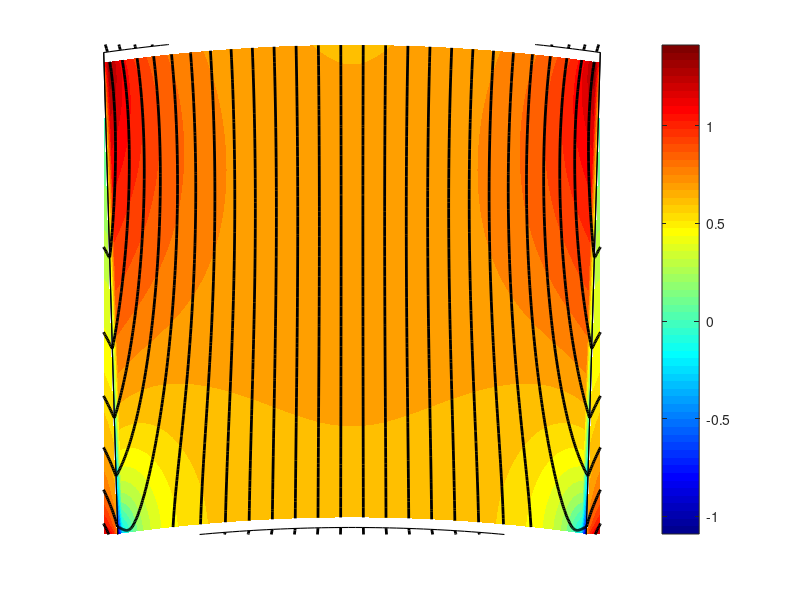

This chart was generated by the following MATLAB code: (Note: this script raises an error after producing the figure.)
%% ANALYTICAL FIELD SOLUTION FROM PM (SCRIPT)

% Matteo Leandro
% matteo.leandro@ntnu.no
% VERSION: 12Feb2020

% This code finds the field solution in the airgap region, magnets region
% and iron region of a slotless machine (inrunner or outrunner) and plots
% the field map in all the regions
%% Machine parameters
clearvars
clc
close all

mu_0 = 4*pi*1e-7; % air permeability


% % main geometry

% ex-opt-1
% l_a = 0.2673; % active lenght [m]
% R_s = 0.1447; % stator radius [m]
% R_wi = R_s; % winding radius [m]
% R_w = R_s-0.0096; % winding radius [m]
% R_m = R_w-0.0015; % magnets array outer radius [m]
% R_r = R_m-0.0163; % outer rotor radius (inner magnets radius) [m]
% R_se = 1.01*R_s; % outer stator radius [m]
% R_i = R_r; % Iron boundary radius facing the magnets
% R_ie = R_i-sign(R_w-R_m)*0.1*R_i;
% g = R_w-R_m; % air-gap thickness [m]
% R_1 = R_m +g/2; % mid-air-gap radius [m]
% R_2 = R_s/2+R_se/2; % mid-stator radius
% p = 19;
% alpha_p = 0.5321; % mid-magnet to pole ratio [-]

% ex-opt-1
l_a = 0.2033; % active lenght [m]
R_s = 0.15; % stator radius [m]
R_wi = R_s; % winding radius [m]
R_w = R_s-0.0078; % winding radius [m]
R_m = R_w-0.0015; % magnets array outer radius [m]
R_r = R_m-0.0081; % outer rotor radius (inner magnets radius) [m]
R_se = 1.01*R_s; % outer stator radius [m]
R_i = R_r; % Iron boundary radius facing the magnets
R_ie = R_i-sign(R_w-R_m)*0.1*R_i;
g = R_w-R_m; % air-gap thickness [m]
R_1 = R_m +g/2; % mid-air-gap radius [m]
R_2 = R_s/2+R_se/2; % mid-stator radius
p = 17;
alpha_p = 0.6938; % mid-magnet to pole ratio [-]

% machine/magnets configuration parameters
Halbach = 0; % set 0 for even segments and 1 for odd segmens arrays 
Halbach_1 = 2; % set number of segments per pole

if mod(Halbach_1,2)~=0 && Halbach==0
    commandwindow
    error([' -)You have set an odd number of segments per pole', ...
          ' but \n selected an even-segment Halbach array.  ', ... 
          ' \n  change either of the following values:', ...
          ' \n Halbach or Halbach_1'])
elseif mod(Halbach_1,2)==0 && Halbach==1
    commandwindow
    error([' -)"You have set an even number of segments per pole \n',...
           ' but selected an odd-segment Halbach array.  \n',...
           ' change either of the following values:\n',...
           ' Halbach or Halbach_1"']);
end

B_r = 1.3756; % remanent flux density [T] (mid-magnet)
B_rs = 1.3756; % remanent flux density [T] (side-magnets)
% B_r = 1.3675; % remanent flux density [T] (mid-magnet)
% B_rs = 1.3271; % remanent flux density [T] (side-magnets)
mu_r = 1.04; % PM recoil permeability [-]
mu_rc = 7.969; % PM coercive permeability (from knee-point to Hc)
H_c = 760*1e3; % PM hysteresis curve coercivity [A/m]
H_int = (B_r-mu_0*mu_rc*H_c)/(mu_0*(mu_rc-mu_r));
B_int = mu_0*mu_rc*(H_int+H_c);
% B_knee = B_r - abs(mu_0*mu_r*H_c);
B_knee = B_int;
% alpha_p = 0.526; % mid-magnet to pole ratio [-]
% if Halbach_1 == 2 
% alpha_p1 = alpha_p; % side-magnets + mid-magnet to pole ratio [-]
% elseif Halbach_1 == 3
%     alpha_p1 = 1; 
% elseif Halbach_1 == 2 && alpha_p ==0
%     alpha_p1 =1;
% else
%     alpha_p1 = 0.8;
% end

if Halbach_1 == 2 && alpha_p ==0
    alpha_p1 =1;
elseif  Halbach_1 == 2 
    alpha_p1 = alpha_p; % side-magnets + mid-magnet to pole ratio [-]
elseif Halbach_1 == 3
    alpha_p1 = 1; 
else
    alpha_p1 = 0.7;
end
    

theta_m_side = 0; % orientation angle side-magnet [deg]
theta_m_end = 0; % orientation angle end-side-magnet [deg]
theta_m_side = theta_m_side*pi/180;
theta_m_end = theta_m_end*pi/180;
delta_m = (alpha_p+alpha_p1)*pi/(4*p); % mid-point angle of the side-magnet
delta_m1 = (alpha_p1+1)*pi/(4*p); % mid-point angle of the end-side-magnet


% B_r = 1.35; % remanent flux density [T] (mid-magnet)
% B_rs = B_r; % remanent flux density [T] (side-magnets)
% mu_r = 1.0; % PM recoil permeability [-]
% alpha_p = 0.5; % mid-magnet to pole ratio [-]
% alpha_p1 = 2-alpha_p; % side-magnets + mid-magnet to pole ratio [-]  
% p =3; % pole pairs

% % outrunner example
% R_r = (198/2)*1e-3; % outer rotor radius (inner magnets radius) [m]
% R_m = (187/2)*1e-3; % magnets array outer radius [m]
% R_w = (185/2)*1e-3; % winding radius [m]
% R_wi = (182/2)*1e-3; % winding radius [m]
% R_s = (180/2)*1e-3; % stator radius [m]
% R_se = (177/2)*1e-3; % outer stator radius [m]
% R_i = Inf;
% g = abs(R_w-R_m); % air-gap thickness [m]
% R_1 = R_m -g/2; % mid-air-gap radius [m]
% R_2 = R_s/2+R_se/2; % mid-stator radius
% % machine/magnets configuration parameters
% Halbach = 0; % set 0 for even segments and 1 for odd segmens arrays 
% Halbach_1 = 2; % set number of segments per pole
% 
% if mod(Halbach_1,2)~=0 && Halbach==0
%     commandwindow
%     error(['\n -)"You have set an odd number of segments per pole '...
%            '\n but selected an even-segment Halbach array.  '...
%            '\n change either of the following values:'...
%            '\n Halbach or Halbach_1"'])
% elseif mod(Halbach_1,2)==0 && Halbach==1
%     commandwindow
%     error(['\n -)"You have set an even number of segments per pole '...
%            '\n but selected an odd-segment Halbach array.  '...
%            '\n change either of the following values:'...
%            '\n Halbach or Halbach_1"'])
% end
% B_r = 1.4; % remanent flux density [T] (mid-magnet)
% B_rs = B_r; % remanent flux density [T] (side-magnets)
% mu_r = 1.0; % PM recoil permeability [-]
% alpha_p = 0; % mid-magnet to pole ratio [-]
% if Halbach_1 == 2
% alpha_p1 = alpha_p; % side-magnets + mid-magnet to pole ratio [-]
% elseif Halbach_1 == 3
%     alpha_p1 = 1; 
% elseif Halbach_1 == 2 && alpha_p ==0
%     alpha_p1 =1;
% end
% 
% if Halbach_1 == 2 && alpha_p ==0
%     alpha_p1 =1;   
% end
% theta_m_side = 45; % orientation angle side-magnet [deg]
% theta_m_end = 0; % orientation angle end-side-magnet [deg]
% % theta_m_end = 30; % orientation angle end-side-magnet [deg]
% theta_m_side = theta_m_side*pi/180;
% theta_m_end = theta_m_end*pi/180;
% p =26; % pole pairs
% delta_m = (alpha_p+alpha_p1)*pi/(4*p); % mid-point angle of the side-magnet
% delta_m1 = (alpha_p1+1)*pi/(4*p); % mid-point angle of the end-side-magnet



%% radial discretization         
if R_s>R_m %  inrunner
r = linspace(R_m,R_s,10)'; % radius at which the flux density is to be evaluated
r_m = linspace(R_r,R_m,50)'; % radius at which the flux density is to be evaluated
r_m = r_m(2:end-1);
r_s = linspace(R_s,R_se,10)';
elseif R_s<R_m %  outrunner
r = linspace(R_s,R_m,10)'; % radius at which the flux density is to be evaluated
r_m = linspace(R_m,R_r,100)'; % radius at which the flux density is to be evaluated
r_s = linspace(R_se,R_s,10)';
end

if R_i == R_r %iron backing
    if R_s >R_m % inrunner
        R_ie = 0.9*R_r;
        r_ext = linspace(R_ie,R_r,50)';
    else % outrunner
        R_ie = 1.1*R_r; 
        r_ext = linspace(R_r,R_ie,50)';
    end
else % no iron backing
    if R_s >R_m % inrunner
        R_ie = R_r-0.5*pi*R_r/p;
        r_ext = linspace(R_ie,R_r,50)';
    else % outrunner
        R_ie = R_r+0.5*pi*R_r/p;
        r_ext = linspace(R_r,R_ie,50)';
    end
end

%% useful indices for series harmonics definition
m_PM = 1000; % number of harmonics or series components tionfor the magnetization functions
x = 0:1:m_PM;
% x = linspace(0,40,m_PM+1);
n = p*(2*x+1); % existing harmonic series components (n=1,3,5,...)


sigma = (sin(pi*n./n(end))./(pi*n./n(end))).^1; % Lanczos sigma for Gibbs phenomenon reduction
% sigma = 1; % Lanczos sigma for Gibbs phenomenon reduction
%% circumferential discretization
% tic
m_th = 1000; % points along the circumference/arc
theta = linspace(0,2*pi/(2*p),m_th)-pi/(2*p); % circumferential discretization (leave the -pi/(2*p))
Theta = repmat(theta,m_PM+1,1);



%% Magnetization distribution

% PARALLEL MAGNETIZED PM
% Coefficients for defining the magnetization distribution
if Halbach ==0
% Even segments
if Halbach_1 == 2 && alpha_p ==0
% Mid-magnets coefficients
M_1_0 = 0;
M_2_0 = 0;
% Side-magnets coefficients
M_1_2 = cos(theta_m_side+delta_m)./((n-1)*pi/(2*p));
M_2_2 = cos(theta_m_side+delta_m)./((n+1)*pi/(2*p));
M_3_2 = cos((n-1)*pi/(2*p)+theta_m_side+delta_m)./((n-1)*pi/(2*p));
M_4_2 = cos((n+1)*pi/(2*p)-theta_m_side-delta_m)./((n+1)*pi/(2*p));
% End-side-magnets coefficients
M_1_3 = 0;
M_2_3 = 0;

else
% Mid-magnets coefficients
M_1_0 = sin((n-1)*alpha_p*pi/(2*p))./((n-1)*alpha_p*pi/(2*p));
M_2_0 = sin((n+1)*alpha_p*pi/(2*p))./((n+1)*alpha_p*pi/(2*p));
% Side-magnets coefficients
M_1_2 = cos((n-1)*alpha_p*pi/(2*p)+theta_m_side+delta_m)./((n-1)*alpha_p*pi/(2*p));
M_2_2 = cos((n+1)*alpha_p*pi/(2*p)-theta_m_side-delta_m)./((n+1)*alpha_p*pi/(2*p));
M_3_2 = cos((n-1)*alpha_p1*pi/(2*p)+theta_m_side+delta_m)./((n-1)*alpha_p1*pi/(2*p));
M_4_2 = cos((n+1)*alpha_p1*pi/(2*p)-theta_m_side-delta_m)./((n+1)*alpha_p1*pi/(2*p));
% End-side-magnets coefficients
M_1_3 = cos((n-1)*alpha_p1*pi/(2*p)+pi/(2*p))./((n-1)*alpha_p1*pi/(2*p));
M_2_3 = cos((n+1)*alpha_p1*pi/(2*p)-pi/(2*p))./((n+1)*alpha_p1*pi/(2*p));

end
    

if p==1
   if Halbach_1 == 2 && alpha_p ==0
   M_1_2(1) = 0;
%    M_1_2(1) = -sin(theta_m_side+delta_m);
   M_3_2(1) = -sin(theta_m_side+delta_m);
   else
   M_1_0(1) = 1;
   M_1_3(1) = sin(pi/2*p)*(1/alpha_p1-1); 
   M_1_2(1) = -sin(theta_m_side+delta_m);
   M_3_2(1) = -sin(theta_m_side+delta_m);
   end
end

% Magnetization harmonics amplitude
if R_w>R_m % inrunner case
    if Halbach_1 == 2 && alpha_p ==0
        M_r_n_par_mid = B_r/mu_0*alpha_p*(M_1_0+M_2_0);
        M_theta_n_par_mid = -B_r/mu_0*alpha_p*(M_1_0-M_2_0);
        M_r_n_par_end_side = B_rs/mu_0*alpha_p1*(M_1_3-M_2_3);
        M_theta_n_par_end_side = -B_rs/mu_0*alpha_p1*(M_1_3+M_2_3);
        M_r_n_par_side = B_rs/mu_0*((M_1_2-M_2_2)+alpha_p1*(M_4_2-M_3_2));
        M_theta_n_par_side = -B_rs/mu_0*((M_2_2+M_1_2)-alpha_p1*(M_3_2+M_4_2));
    else
        M_r_n_par_mid = B_r/mu_0*alpha_p*(M_1_0+M_2_0);
        M_theta_n_par_mid = -B_r/mu_0*alpha_p*(M_1_0-M_2_0);
        M_r_n_par_end_side = B_rs/mu_0*alpha_p1*(M_1_3-M_2_3);
        M_theta_n_par_end_side = -B_rs/mu_0*alpha_p1*(M_1_3+M_2_3);
        M_r_n_par_side = B_rs/mu_0*(alpha_p*(M_1_2-M_2_2)+alpha_p1*(M_4_2-M_3_2));
        M_theta_n_par_side = -B_rs/mu_0*(alpha_p*(M_2_2+M_1_2)-alpha_p1*(M_3_2+M_4_2));
    end
elseif R_w<R_m % outrunner case
    if p ==1 && Halbach_1 == 2 && alpha_p ==0
        M_r_n_par_mid = B_r/mu_0*alpha_p*(M_1_0+M_2_0);
        M_theta_n_par_mid = -B_r/mu_0*alpha_p*(M_1_0-M_2_0);
        M_r_n_par_end_side = -B_rs/mu_0*alpha_p1*(M_1_3-M_2_3);
        M_theta_n_par_end_side = B_rs/mu_0*alpha_p1*(M_1_3+M_2_3);
        M_r_n_par_side = -B_rs/mu_0*((M_1_2-M_2_2)+alpha_p1*(M_4_2-M_3_2));
        M_theta_n_par_side = B_rs/mu_0*((M_2_2+M_1_2)-alpha_p1*(M_3_2+M_4_2));
    elseif p == 1 && Halbach_1 == 2 && alpha_p ~=0
        M_r_n_par_mid = B_r/mu_0*alpha_p*(M_1_0+M_2_0);
        M_theta_n_par_mid = -B_r/mu_0*alpha_p*(M_1_0-M_2_0);
        M_r_n_par_end_side = -B_rs/mu_0*alpha_p1*(M_1_3-M_2_3);
        M_theta_n_par_end_side = B_rs/mu_0*alpha_p1*(M_1_3+M_2_3);
        M_r_n_par_side = -B_rs/mu_0*(alpha_p*(M_1_2-M_2_2)+alpha_p1*(M_4_2-M_3_2));
        M_theta_n_par_side = B_rs/mu_0*(alpha_p*(M_2_2+M_1_2)-alpha_p1*(M_3_2+M_4_2));
    elseif Halbach_1 == 2 && alpha_p ==0
        M_r_n_par_mid = B_r/mu_0*alpha_p*(M_1_0+M_2_0);
        M_theta_n_par_mid = B_r/mu_0*alpha_p*(M_1_0-M_2_0);
        M_r_n_par_end_side = B_rs/mu_0*alpha_p1*(M_1_3-M_2_3);
        M_theta_n_par_end_side = B_rs/mu_0*alpha_p1*(M_1_3+M_2_3);
        M_r_n_par_side = B_rs/mu_0*((M_1_2-M_2_2)+alpha_p1*(M_4_2-M_3_2));
        M_theta_n_par_side = B_rs/mu_0*((M_2_2+M_1_2)-alpha_p1*(M_3_2+M_4_2));
    elseif Halbach_1 == 2 && alpha_p ~=0
        M_r_n_par_mid = B_r/mu_0*alpha_p*(M_1_0+M_2_0);
        M_theta_n_par_mid = B_r/mu_0*alpha_p*(M_1_0-M_2_0);
        M_r_n_par_end_side = B_rs/mu_0*alpha_p1*(M_1_3-M_2_3);
        M_theta_n_par_end_side = B_rs/mu_0*alpha_p1*(M_1_3+M_2_3);
        M_r_n_par_side = B_rs/mu_0*(alpha_p*(M_1_2-M_2_2)+alpha_p1*(M_4_2-M_3_2));
        M_theta_n_par_side = B_rs/mu_0*(alpha_p*(M_2_2+M_1_2)-alpha_p1*(M_3_2+M_4_2));
    end
end

elseif Halbach ==1
% Odd-segments
% Mid-magnets coefficients
M_1_0 = sin((n-1)*alpha_p*pi/(2*p))./((n-1)*alpha_p*pi/(2*p));
M_2_0 = sin((n+1)*alpha_p*pi/(2*p))./((n+1)*alpha_p*pi/(2*p));
% Side-magnets coefficients
M_1_2 = cos((n-1)*alpha_p*pi/(2*p)+theta_m_side+delta_m)./((n-1)*alpha_p*pi/(2*p));
M_2_2 = cos((n+1)*alpha_p*pi/(2*p)-theta_m_side-delta_m)./((n+1)*alpha_p*pi/(2*p));
M_3_2 = cos((n-1)*alpha_p1*pi/(2*p)+theta_m_side+delta_m)./((n-1)*alpha_p1*pi/(2*p));
M_4_2 = cos((n+1)*alpha_p1*pi/(2*p)-theta_m_side-delta_m)./((n+1)*alpha_p1*pi/(2*p));
% End-Side-magnets coefficients
M_1_3 = cos((n-1)*alpha_p1*pi/(2*p)+theta_m_end+delta_m1)./((n-1)*alpha_p1*pi/(2*p));
M_2_3 = cos((n+1)*alpha_p1*pi/(2*p)-theta_m_end-delta_m1)./((n+1)*alpha_p1*pi/(2*p));
M_3_3 = cos((n-1)*pi/(2*p)+theta_m_end+delta_m1)./((n-1)*pi/(2*p));
M_4_3 = cos((n+1)*pi/(2*p)-theta_m_end-delta_m1)./((n+1)*pi/(2*p));

if p==1
   M_1_0(1) = 1; 
   M_1_2(1) = -sin(theta_m_side+delta_m);
   M_3_2(1) = -sin(theta_m_side+delta_m);
   M_1_3(1) = -sin(theta_m_end+delta_m1);
   M_3_3(1) = -sin(theta_m_end+delta_m1);
   
end

% Magnetization harmonics amplitude
if R_w>R_m % inrunner case
    M_r_n_par_mid = B_r/mu_0*alpha_p*(M_1_0+M_2_0);
    M_theta_n_par_mid = -B_r/mu_0*alpha_p*(M_1_0-M_2_0);
    M_r_n_par_end_side = B_rs/mu_0*(alpha_p1*(M_1_3-M_2_3)+(M_4_3-M_3_3));
    M_theta_n_par_end_side = -B_rs/mu_0*(alpha_p1*(M_2_3+M_1_3)-(M_3_3+M_4_3));
    M_r_n_par_side = B_rs/mu_0*(alpha_p*(M_1_2-M_2_2)+alpha_p1*(M_4_2-M_3_2));
    M_theta_n_par_side = -B_rs/mu_0*(alpha_p*(M_2_2+M_1_2)-alpha_p1*(M_3_2+M_4_2));
elseif p == 1 && R_w<R_m % outrunner case
    M_r_n_par_mid = B_r/mu_0*alpha_p*(M_1_0+M_2_0);
    M_theta_n_par_mid = -B_r/mu_0*alpha_p*(M_1_0-M_2_0);
    M_r_n_par_end_side = -B_rs/mu_0*(alpha_p1*(M_1_3-M_2_3)+(M_4_3-M_3_3));
    M_theta_n_par_end_side = B_rs/mu_0*(alpha_p1*(M_2_3+M_1_3)-(M_3_3+M_4_3));
    M_r_n_par_side = -B_rs/mu_0*(alpha_p*(M_1_2-M_2_2)+alpha_p1*(M_4_2-M_3_2));
    M_theta_n_par_side = B_rs/mu_0*(alpha_p*(M_2_2+M_1_2)-alpha_p1*(M_3_2+M_4_2));
elseif R_w<R_m % outrunner case
    M_r_n_par_mid = B_r/mu_0*alpha_p*(M_1_0+M_2_0);
    M_theta_n_par_mid = B_r/mu_0*alpha_p*(M_1_0-M_2_0);
    M_r_n_par_end_side = B_rs/mu_0*(alpha_p1*(M_1_3-M_2_3)+(M_4_3-M_3_3));
    M_theta_n_par_end_side = B_rs/mu_0*(alpha_p1*(M_2_3+M_1_3)-(M_3_3+M_4_3));
    M_r_n_par_side = B_rs/mu_0*(alpha_p*(M_1_2-M_2_2)+alpha_p1*(M_4_2-M_3_2));
    M_theta_n_par_side = B_rs/mu_0*(alpha_p*(M_2_2+M_1_2)-alpha_p1*(M_3_2+M_4_2));
end


end





% magnetization reconstruction from harmonics components (not needed)
M_theta_par_mid = M_theta_n_par_mid*sin(n'.*Theta);
M_r_par_mid = M_r_n_par_mid*cos(n'.*Theta);


M_r_par_end_side = M_r_n_par_end_side*cos(n'.*Theta);
M_theta_par_end_side = M_theta_n_par_end_side*sin(n'.*Theta);

M_r_par_side = M_r_n_par_side*cos(n'.*Theta);
M_theta_par_side = M_theta_n_par_side*sin(n'.*Theta);

M_r_par = (M_r_n_par_mid+M_r_n_par_end_side+M_r_n_par_side)*cos(n'.*Theta);
M_theta_par = (M_theta_n_par_mid+M_theta_n_par_end_side+M_theta_n_par_side)*sin(n'.*Theta);

    
M_r_n = M_r_n_par_mid+M_r_n_par_end_side+M_r_n_par_side;
M_theta_n = (M_theta_n_par_mid+M_theta_n_par_end_side+M_theta_n_par_side);

%% Field solution

% HARMONICS COEFFICIENTS FROM THE MAGNETIC VECTOR POTENTIAL
% (WINDINGS/AIR-GAP REGIONS)
% coefficient from the particular solution of Poisson's equation accounting
% for the magnetization distribution
A_zm_n = mu_0*(n.*M_r_n+M_theta_n)./(n.^2-1);
A_zm_1 = -mu_0/2*(M_r_n(1)+M_theta_n(1)); % singularity correction when n*p=1


DEN_I = ((mu_r^2-1)*(-(R_i/R_r).^(2*n)-(R_m/R_s).^(2*n)+(R_r/R_s).^(2*n)+(R_i/R_m).^(2*n))+(mu_r+1)^2*(1-(R_i/R_s).^(2*n))+(mu_r-1)^2*((R_m/R_s).^(2*n).*(R_i/R_r).^(2*n)-(R_r/R_m).^(2*n)));

DEN_O = ((mu_r^2-1)*(-(R_s/R_r).^(2*n)-(R_m/R_i).^(2*n)+(R_r/R_i).^(2*n)+(R_s/R_m).^(2*n))+(mu_r+1)^2*((R_s/R_i).^(2*n)-1)+(mu_r-1)^2*((R_m/R_r).^(2*n)-(R_r/R_i).^(2*n).*(R_s/R_m).^(2*n)));

K_Bn = (((-A_zm_n+n.*A_zm_n-mu_0*M_theta_n).*((mu_r+1)-(R_i/R_r).^(2*n)*(mu_r-1))+(A_zm_n+n.*A_zm_n+mu_0*M_theta_n).*((R_r/R_m).^(2*n)*(mu_r-1)-(R_i/R_m).^(2*n)*(mu_r+1))+2*(R_r/R_m).^(n+1).*((A_zm_n+mu_0*M_theta_n-mu_r*n.*A_zm_n)+(R_i/R_r).^(2*n).*(A_zm_n+mu_0*M_theta_n+mu_r*n.*A_zm_n)))./DEN_I);

K_Bn_out = (((-A_zm_n+n.*A_zm_n-mu_0*M_theta_n).*((R_m/R_i).^(2*n)*(mu_r+1)-(R_m/R_r).^(2*n)*(mu_r-1))+(A_zm_n+n.*A_zm_n+mu_0*M_theta_n).*((R_r/R_i).^(2*n)*(mu_r-1)-(mu_r+1))+2*(R_r/R_m)*(R_r/R_i).^(n).*(R_m/R_i).^(n).*(A_zm_n+mu_0*M_theta_n-mu_r*n.*A_zm_n)+2*(R_m/R_r).^(n-1).*(A_zm_n+mu_0*M_theta_n+mu_r*n.*A_zm_n))./DEN_O);

if p == 1
   DEN_I(1) = -((R_s^2+R_m^2)*(R_m^2-R_r^2)*(R_r^2+R_i^2)-2*(R_m^2+R_r^2)*(R_m^2*R_i^2-R_s^2*R_r^2)*mu_r+(R_s^2-R_m^2)*(R_m^2-R_r^2)*(R_r^2-R_i^2)*mu_r^2);
   DEN_O(1) = DEN_I(1);
   K_Bn(1) = R_s^2*((R_m^2-R_r^2)*(A_zm_1+mu_0*M_theta_n(1))*(R_r^2*(mu_r+1)-R_i^2*(mu_r-1))+2*R_r^2*A_zm_1*(R_r^2*(mu_r-1)-R_i^2*(mu_r+1))*log(R_r/R_m))/DEN_I(1);
   K_Bn_out(1) = K_Bn(1)*R_m^2/R_s^2;   
   if R_i == Inf
       DEN_O(1) = -((R_s^2+R_m^2)*(R_m^2-R_r^2)-2*(R_m^2+R_r^2)*R_m^2*mu_r-(R_s^2-R_m^2)*(R_m^2-R_r^2)*mu_r^2);
       K_Bn_out(1) =  -R_m^2*((R_m^2-R_r^2)*(A_zm_1+mu_0*M_theta_n(1))*(mu_r-1)+2*R_r^2*A_zm_1*(mu_r+1)*log(R_r/R_m))/DEN_O(1);
   end   
end

G_Sn = 2*K_Bn./((R_s/R_se).^(2*n)-1);

G_Sn_out = 2*K_Bn_out./(1-(R_se/R_s).^(2*n));

%% WINDING-AIRGAP REGION
if R_s>R_m % INRUNNER winding/air-gap region field compuatation
% FLUX DENSITY IN THE WINDINGS/AIR-GAP REGIONS

% radial component
Amp_r_m = (K_Bn.*((r./R_s).^(n-1).*(R_m/R_s).^(n+1)+(R_m./r).^(n+1)));
B_g_r_m = sigma.*Amp_r_m*cos(n'.*Theta);

Amp_Az = ((K_Bn./(n)*R_m).*((r./R_s).^(n).*(R_m/R_s).^(n)+(R_m./r).^(n)));
A_z = sigma.*Amp_Az*sin(n'.*Theta);

% circumferential component
Amp_theta_m = (K_Bn.*(-(r./R_s).^(n-1).*(R_m/R_s).^(n+1)+(R_m./r).^(n+1)));
B_g_theta_m = sigma.*Amp_theta_m*sin(n'.*Theta);

else % OUTRUNNER winding/air-gap region field compuatation
% FLUX DENSITY IN THE WINDINGS/AIR-GAP REGIONS

% radial component
Amp_r_m = K_Bn_out.*((r./R_m).^(n-1)+(R_s/R_m).^(n-1).*(R_s./r).^(n+1));
B_g_r_m = sigma.*Amp_r_m*cos(n'.*Theta);

% circumferential component
Amp_theta_m = K_Bn_out.*(-(r./R_m).^(n-1)+(R_s/R_m).^(n-1).*(R_s./r).^(n+1));
B_g_theta_m = sigma.*Amp_theta_m*sin(n'.*Theta);

Amp_Az = ((K_Bn_out./(n)*R_m).*((r./R_m).^(n)+(R_s/R_m).^(n).*(R_s./r).^(n)));
A_z = sigma.*Amp_Az*sin(n'.*Theta);

end


%% MAGNETS REGION
if R_s>R_m % INRUNNER magnets region field compuatation
% FLUX DENSITY IN THE MAGNETS REGION

A_m_pl = (-((mu_r+1)-(R_i/R_r).^(2*n).*(mu_r-1)).*((mu_0*M_theta_n+A_zm_n+mu_r*n.*A_zm_n)+(R_m/R_s).^(2*n).*(mu_0*M_theta_n+A_zm_n-mu_r*n.*A_zm_n))+(R_r/R_m).^(n+1).*((R_m/R_s).^(2*n).*(mu_r+1)-(mu_r-1)).*((mu_0*M_theta_n+A_zm_n-mu_r*n.*A_zm_n)+(R_i/R_r).^(2*n).*(mu_0*M_theta_n+A_zm_n+mu_r*n.*A_zm_n)))./DEN_I;

A_m_mi = (-(R_r/R_m).^(n-1).*(-(mu_r-1)+(R_i/R_r).^(2*n).*(mu_r+1)).*((mu_0*M_theta_n+A_zm_n+mu_r*n.*A_zm_n)+(R_m/R_s).^(2*n).*(mu_0*M_theta_n+A_zm_n-mu_r*n.*A_zm_n))-((R_m/R_s).^(2*n).*(mu_r-1)-(mu_r+1)).*((mu_0*M_theta_n+A_zm_n-mu_r*n.*A_zm_n)+(R_i/R_r).^(2*n).*(mu_0*M_theta_n+A_zm_n+mu_r*n.*A_zm_n)))./DEN_I;


Amp_Az_m = ((R_m*A_m_pl.*(r_m./R_m).^n+R_r*A_m_mi.*(R_r./r_m).^n)./n+A_zm_n.*r_m);

% FLUX DENSITY IN THE MAGNETS REGION
% radial component

Amp_m_r_m = (A_m_pl.*(r_m./R_m).^(n-1)+A_m_mi.*(R_r./r_m).^(n+1)+n.*A_zm_n);

% circumferential component

Amp_m_theta_m = (A_m_pl.*(r_m./R_m).^(n-1)-A_m_mi.*(R_r./r_m).^(n+1)+A_zm_n);


% the case pn=1 is adjusted in the following, as the general solution
% exhibits a singularity in that very case
if p==1
    A_z_1_pl = ((A_zm_1+mu_0.*M_theta_n(1)).*(-R_m.^2.*R_r.^2.*(R_r.^2+R_i.^2).*(1+mu_r)+R_m.^4.*(R_r.^2.*(mu_r+1)-R_i.^2.*(mu_r-1))+R_s.^2.*(R_r.^2.*(R_r.^2+R_i.^2).*(mu_r-1)+R_m.^2.*(R_r.^2.*(mu_r+1)-R_i.^2.*(mu_r-1))))+R_m.^2.*A_zm_1.*(-R_m.^2.*(mu_r-1)+R_s.^2.*(mu_r+1)).*(-R_i.^2.*(mu_r-1)+R_r.^2.*(mu_r+1)).*log(R_m)-R_r.^2.*A_zm_1.*(R_s.^2.*(mu_r-1)-R_m.^2.*(mu_r+1)).*(R_r.^2.*(mu_r-1)-R_i.^2.*(mu_r+1)).*log(R_r))./DEN_I(1);
    A_z_1_mi = (-R_r^2*R_m^2*(2*(R_s^2*R_r^2-R_m^2*R_i^2)*(A_zm_1+mu_0*M_theta_n(1))*mu_r+A_zm_1*(R_s^2*(mu_r+1)-R_m^2*(mu_r-1))*(R_r^2*(mu_r-1)-R_i^2*(mu_r+1))*(log(R_m/R_r))))/DEN_I(1);
    Amp_Az_m(:,1) = (A_z_1_pl.*r_m+A_z_1_mi./r_m+A_zm_1.*r_m.*log(r_m));
    Amp_m_r_m(:,1) = (A_z_1_pl+A_z_1_mi./r_m.^2+A_zm_1.*log(r_m));
    Amp_m_theta_m(:,1) = (A_z_1_pl-A_z_1_mi./r_m.^2+A_zm_1.*(log(r_m)+1));
end

Az_m = sigma.*(Amp_Az_m)*sin(n'.*Theta);

B_m_r_m = sigma.*(Amp_m_r_m)*cos(n'.*Theta);

B_m_theta_m = -sigma.*(Amp_m_theta_m)*sin(n'.*Theta);

else % OUTRUNNER magnets region field compuatation
% FLUX DENSITY IN THE MAGNETS REGION

A_m_pl = (-(-(mu_r+1)+(R_s/R_m).^(2*n).*(mu_r-1)).*((mu_0*M_theta_n+A_zm_n+mu_r*n.*A_zm_n)+(R_r/R_i).^(2*n).*(mu_0*M_theta_n+A_zm_n-mu_r*n.*A_zm_n))-(R_m/R_r).^(n+1).*((R_r/R_i).^(2*n).*(mu_r+1)-(mu_r-1)).*((mu_0*M_theta_n+A_zm_n-mu_r*n.*A_zm_n)+(R_s/R_m).^(2*n).*(mu_0*M_theta_n+A_zm_n+mu_r*n.*A_zm_n)))./DEN_O;

A_m_mi = ((R_m/R_r).^(n-1).*(-(mu_r-1)+(R_s/R_m).^(2*n).*(mu_r+1)).*((mu_0*M_theta_n+A_zm_n+mu_r*n.*A_zm_n)+(R_r/R_i).^(2*n).*(mu_0*M_theta_n+A_zm_n-mu_r*n.*A_zm_n))+((R_r/R_i).^(2*n).*(mu_r-1)-(mu_r+1)).*((mu_0*M_theta_n+A_zm_n-mu_r*n.*A_zm_n)+(R_s/R_m).^(2*n).*(mu_0*M_theta_n+A_zm_n+mu_r*n.*A_zm_n)))./DEN_O;


Amp_Az_m = ((R_r*A_m_pl.*(r_m./R_r).^n+R_m*A_m_mi.*(R_m./r_m).^n)./n+A_zm_n.*r_m);

% FLUX DENSITY IN THE MAGNETS REGION
% radial component
Amp_m_r_m = (A_m_pl.*(r_m./R_r).^(n-1)+A_m_mi.*(R_m./r_m).^(n+1)+n.*A_zm_n);

% circumferential component
Amp_m_theta_m = (A_m_pl.*(r_m./R_r).^(n-1)-A_m_mi.*(R_m./r_m).^(n+1)+A_zm_n);


% the case pn=1 is adjusted in the following, as the general solution
% exhibits a singularity in that very case
if p==1
%     A_z_1_pl = ((A_zm_1+mu_0.*M_theta_n(1)).*(-R_m.^2.*R_r.^2.*(R_r.^2+R_i.^2).*(1+mu_r)+R_m.^4.*(R_r.^2.*(mu_r+1)-R_i.^2.*(mu_r-1))+R_s.^2.*(R_r.^2.*(R_r.^2+R_i.^2).*(mu_r-1)+R_m.^2.*(R_r.^2.*(mu_r+1)-R_i.^2.*(mu_r-1))))+R_m.^2.*A_zm_1.*(-R_m.^2.*(mu_r-1)+R_s.^2.*(mu_r+1)).*(-R_i.^2.*(mu_r-1)+R_r.^2.*(mu_r+1)).*log(R_m)-R_r.^2.*A_zm_1.*(R_s.^2.*(mu_r-1)-R_m.^2.*(mu_r+1)).*(R_r.^2.*(mu_r-1)-R_i.^2.*(mu_r+1)).*log(R_r))./DEN_I(1);
    A_z_1_pl = ((A_zm_1+mu_0.*M_theta_n(1)).*(-R_m.^2.*R_r.^2.*(R_r.^2+R_i.^2).*(1+mu_r)+R_m.^4.*(R_r.^2.*(mu_r+1)-R_i.^2.*(mu_r-1))+R_s.^2.*(R_r.^2.*(R_r.^2+R_i.^2).*(mu_r-1)+R_m.^2.*(R_r.^2.*(mu_r+1)-R_i.^2.*(mu_r-1))))+R_m.^2.*A_zm_1.*(-R_m.^2.*(mu_r-1)+R_s.^2.*(mu_r+1)).*(-R_i.^2.*(mu_r-1)+R_r.^2.*(mu_r+1)).*log(R_m)-R_r.^2.*A_zm_1.*(R_s.^2.*(mu_r-1)-R_m.^2.*(mu_r+1)).*(R_r.^2.*(mu_r-1)-R_i.^2.*(mu_r+1)).*log(R_r))./DEN_O(1);
    A_z_1_mi = -(R_m^2*R_r.^2.*(2.*(R_s.^2.*R_r.^2-R_m.^2.*R_i.^2).*(A_zm_1+mu_0.*M_theta_n(1)).*mu_r+A_zm_1.*(-R_m.^2.*(mu_r-1)+R_s.^2.*(mu_r+1)).*(R_r.^2.*(mu_r-1)-R_i.^2.*(mu_r+1)).*log(R_m/R_r)))/DEN_O(1);
    if R_i == Inf
        A_z_1_pl = ((A_zm_1+mu_0.*M_theta_n(1)).*(-R_m.^2.*R_r.^2.*(1+mu_r)-R_m.^4.*(mu_r-1)-R_s.^2.*(R_r.^2.*(mu_r-1)+R_m.^2.*(mu_r-1)))-R_m.^2.*A_zm_1.*(-R_m.^2.*(mu_r-1)+R_s.^2.*(mu_r+1)).*(mu_r-1).*log(R_m)+R_r.^2.*A_zm_1.*(R_s.^2.*(mu_r-1)-R_m.^2.*(mu_r+1)).*(mu_r+1).*log(R_r))./DEN_O(1);
        A_z_1_mi = -(R_m^2*R_r.^2.*(2.*-R_m.^2.*(A_zm_1+mu_0.*M_theta_n(1)).*mu_r-A_zm_1.*(-R_m.^2.*(mu_r-1)+R_s.^2.*(mu_r+1)).*(mu_r+1).*log(R_m/R_r)))/DEN_O(1);
    end
    Amp_Az_m(:,1) = (A_z_1_pl.*r_m+A_z_1_mi./r_m+A_zm_1.*r_m.*log(r_m));
    Amp_m_r_m(:,1) = (A_z_1_pl+A_z_1_mi./r_m.^2+A_zm_1.*log(r_m));
    Amp_m_theta_m(:,1) = (A_z_1_pl-A_z_1_mi./r_m.^2+A_zm_1.*(log(r_m)+1));
end

Az_m = sigma.*(Amp_Az_m)*sin(n'.*Theta);

B_m_r_m = sigma.*(Amp_m_r_m)*cos(n'.*Theta);

B_m_theta_m = -sigma.*(Amp_m_theta_m)*sin(n'.*Theta);


end
% B_m_r_m = sum(B_m_r_m,1);
% B_m_theta_m = sum(B_m_theta_m,1);

%% STATOR CORE REGION
if R_s>R_m % INRUNNER stator core region field computation
    
    Amp_AzS_m = (R_m*G_Sn./n.*((r_s./R_se).^(n).*(R_m/R_se).^(n)-(R_m./r_s).^(n)));
    Az_S_m = sigma.*Amp_AzS_m*sin(n'.*Theta);
    
    Amp_Sr_m = (G_Sn.*((r_s./R_se).^(n-1).*(R_m/R_se).^(n+1)-(R_m./r_s).^(n+1)));
    B_Sr_m = sigma.*Amp_Sr_m*cos(n'.*Theta);

    Amp_Stheta_m = -(G_Sn.*((r_s./R_se).^(n-1).*(R_m/R_se).^(n+1)+(R_m./r_s).^(n+1)));
    B_Stheta_m = sigma.*Amp_Stheta_m*sin(n'.*Theta);
    
else % OUTRUNNER stator core region field computation
    
    Amp_AzS_m = (R_m*G_Sn_out./n.*((r_s./R_m).^(n)-(R_se/R_m).^(n).*(R_se./r_s).^(n)));
    Az_S_m = sigma.*Amp_AzS_m*sin(n'.*Theta);
    
    Amp_Sr_m = (G_Sn_out.*((r_s./R_m).^(n-1)-(R_se/R_m).^(n-1).*(R_se./r_s).^(n+1)));
    B_Sr_m = sigma.*Amp_Sr_m*cos(n'.*Theta);

    Amp_Stheta_m = -(G_Sn_out.*((r_s./R_m).^(n-1)+(R_se/R_m).^(n-1).*(R_se./r_s).^(n+1)));
    B_Stheta_m = sigma.*Amp_Stheta_m*sin(n'.*Theta);
end

%% BACK-MAGNETS REGION
if R_s>R_m % INRUNNER back-magnets region field computation 
    if R_i == R_r % iron backing

        I_in = (A_m_pl.*(R_r/R_m).^(n-1)+A_m_mi+n.*A_zm_n)./(1-(R_ie/R_r).^(2*n));
        
        if p == 1
            I_in(1) = (A_z_1_pl+A_z_1_mi/R_r^2+A_zm_1*log(R_r))./(1-(R_ie/R_r).^2);
        end

        Amp_AzI_m = R_r*I_in./n.*((r_ext./R_r).^(n)-(R_ie/R_r).^(n).*(R_ie./r_ext).^(n));
        Az_I_m = sigma.*Amp_AzI_m*sin(n'.*Theta);

        Amp_Ir_m = I_in.*((r_ext./R_r).^(n-1)-(R_ie/R_r).^(n-1).*(R_ie./r_ext).^(n+1));
        B_Ir_m = sigma.*Amp_Ir_m*cos(n'.*Theta);

        Amp_Itheta_m = -I_in.*((r_ext./R_r).^(n-1)+(R_ie/R_r).^(n-1).*(R_ie./r_ext).^(n+1));
        B_Itheta_m = sigma.*Amp_Itheta_m*sin(n'.*Theta);
    else % no iron backing

        I_in = (((A_zm_n+n.*A_zm_n+mu_0*M_theta_n).*((mu_r+1)-(R_m/R_s).^(2*n)*(mu_r-1))+(A_zm_n-n.*A_zm_n+mu_0*M_theta_n).*(R_r/R_m).^(2*n).*(-(mu_r-1)+(R_m/R_s).^(2*n)*(mu_r+1))-2*(R_r/R_m).^(n-1).*((A_zm_n+mu_0*M_theta_n+mu_r*n.*A_zm_n)+(R_m/R_s).^(2*n).*(A_zm_n+mu_0*M_theta_n-mu_r*n.*A_zm_n)))./DEN_I);

        if p == 1
            I_in(1) = R_r^2*((R_m^2-R_r^2)*(A_zm_1+mu_0*M_theta_n(1))*(R_m^2*(mu_r+1)-R_s^2*(mu_r-1))+2*R_m^2*A_zm_1*(-R_m^2*(mu_r-1)+R_s^2*(mu_r+1))*log(R_m/R_r))/DEN_I(1);
        end
        
        Amp_AzI_m = R_r*I_in./n.*((r_ext./R_r).^(n)+(R_i/R_r).^(n).*(R_i./r_ext).^(n));
        Az_I_m = sigma.*Amp_AzI_m*sin(n'.*Theta);

        Amp_Ir_m = I_in.*((r_ext./R_r).^(n-1)+(R_i/R_r).^(n-1).*(R_i./r_ext).^(n+1));
        B_Ir_m = sigma.*Amp_Ir_m*cos(n'.*Theta);

        Amp_Itheta_m = -I_in.*((r_ext./R_r).^(n-1)-(R_i/R_r).^(n-1).*(R_i./r_ext).^(n+1));
        B_Itheta_m = sigma.*Amp_Itheta_m*sin(n'.*Theta);
    end


else %  OUTRUNNER back-magnets region field computation
    if R_i == R_r % iron backing

        I_out = (A_m_pl+A_m_mi.*(R_m/R_r).^(n+1)+n.*A_zm_n)./(1-(R_r/R_ie).^(2*n));
        
        if p == 1
            I_out(1) = (A_z_1_pl+A_z_1_mi./R_r.^2+A_zm_1*log(R_r))./(1-(R_r/R_ie).^2);
        end

        Amp_AzI_m = R_r*I_out./n.*(-(R_r/R_ie).^(n).*(r_ext./R_ie).^(n)+(R_r./r_ext).^(n));
        Az_I_m = sigma.*Amp_AzI_m*sin(n'.*Theta);

        Amp_Ir_m = I_out.*(-(R_r/R_ie).^(n+1).*(r_ext./R_ie).^(n-1)+(R_r./r_ext).^(n+1));
        B_Ir_m = sigma.*Amp_Ir_m*cos(n'.*Theta);

        Amp_Itheta_m = I_out.*((R_r/R_ie).^(n+1).*(r_ext./R_ie).^(n-1)+(R_r./r_ext).^(n+1));
        B_Itheta_m = sigma.*Amp_Itheta_m*sin(n'.*Theta);
    else % no iron backing
        I_out = (((A_zm_n+n.*A_zm_n+mu_0*M_theta_n).*(R_m/R_r).^(2*n).*((R_s/R_m).^(2*n)*(mu_r+1)-(mu_r-1))+(A_zm_n-n.*A_zm_n+mu_0*M_theta_n).*((mu_r+1)-(R_s/R_m).^(2*n)*(mu_r-1))-2*(R_m/R_r).^(n+1).*((R_s/R_m).^(2*n).*(A_zm_n+mu_0*M_theta_n+mu_r*n.*A_zm_n)+(A_zm_n+mu_0*M_theta_n-mu_r*n.*A_zm_n)))./DEN_O);

        if p == 1
            I_out(1) = ((R_m^2-R_r^2)*(A_zm_1+mu_0*M_theta_n(1))*(R_m^2*(mu_r+1)-R_s^2*(mu_r-1))+2*R_m^2*A_zm_1*(-R_m^2*(mu_r-1)+R_s^2*(mu_r+1))*log(R_m/R_r))/DEN_O(1);
        end
        
        Amp_AzI_m = R_r*I_out./n.*(-(R_r/R_i).^(n).*(r_ext./R_i).^(n)+(R_r./r_ext).^(n));
        Az_I_m = sigma.*Amp_AzI_m*sin(n'.*Theta);

        Amp_Ir_m = I_out.*(-(R_r/R_i).^(n+1).*(r_ext./R_i).^(n-1)+(R_r./r_ext).^(n+1));
        B_Ir_m = sigma.*Amp_Ir_m*cos(n'.*Theta);

        Amp_Itheta_m = -I_out.*((R_r/R_i).^(n+1).*(r_ext./R_i).^(n-1)-(R_r./r_ext).^(n+1));
        B_Itheta_m = sigma.*Amp_Itheta_m*sin(n'.*Theta);
    end
end



%% Demagnetization analysis

if alpha_p~=0
    
    Vol_mag = 0;
    Vol_dem = 0;
    Vol_mag1 = alpha_p*pi*abs(R_m^2-R_r^2)/(2*p);
    theta_1 = linspace(-alpha_p*pi/(2*p),alpha_p*pi/(2*p),100);
%     theta_1 = theta_1(2:end-1);
    Theta_1 = repmat(theta_1,m_PM+1,1);
    Theta_1mag = repmat(theta_1,size(r_m,2),1);
    B_r1 = sigma.*Amp_m_r_m*cos(n'.*Theta_1);
    B_theta1 = -sigma.*(Amp_m_theta_m)*sin(n'.*Theta_1);
    B_mag_1 = B_r1.*cos(Theta_1mag)+B_theta1.*sin(Theta_1mag);
    B_dem_1 = B_knee - B_mag_1;
%     B_dem_1 = B_knee - B_mag_1(2:end-1,2:end-1);
    B_dem_1(B_dem_1 <= 0) = 0;
    Vol_el_1 = Vol_mag1/numel(B_mag_1);
    
    
    Vol_demag1 = nnz(B_dem_1)*Vol_mag1/numel(B_dem_1);
    Vol_dem = Vol_dem + Vol_demag1;
    Vol_mag = Vol_mag + Vol_mag1;
%     Weighted_vol_demag_perc_1 = nnz(B_dem_1)*Vol_mag1/numel(B_dem_1)*sum(sum(B_dem_1./B_r*mu_r/mu_rc))*100; 
%     Weighted_vol_demag_perc_1 = sum(sum(B_dem_1 > 0.*B_dem_1./B_r*mu_r/mu_rc))/sum(sum(B_dem_1./B_r*mu_r/mu_rc))/numel(B_dem_1)*100;
    Weight = B_dem_1./B_knee*Vol_el_1;
%     Weighted_vol_demag_perc_1 = sum(sum((B_dem_1 > 0).*(B_dem_1*mu_r/mu_rc)./B_r))/numel(B_dem_1)*100;
    Weighted_vol_demag_perc_1 = sum(sum(Weight))/numel(B_dem_1)*100;
    
    [r_m1,t_m1] = meshgrid(r_m,theta_1);
    x_m1 = r_m1.*sin(t_m1);
    y_m1 = r_m1.*cos(t_m1); 
    
    if  mod(Halbach_1,2)==0
        
        Vol_mag2 = 1/2*(1-alpha_p1)*pi*abs(R_m^2-R_r^2)/(2*p);
        Vol_mag3 = Vol_mag2;
        theta_2 = linspace(-pi/(2*p),-alpha_p1*pi/(2*p),100);
        theta_2 = theta_2(2:end-1);
        Theta_2 = repmat(theta_2,m_PM+1,1);
        Theta_2mag = repmat(theta_2,size(r_m,2),1);
%         theta_3 = linspace(alpha_p1*pi/(2*p),pi/(p)-alpha_p1*pi/(2*p),1000);
        theta_3 = linspace(alpha_p1*pi/(2*p),pi/(2*p),100);
        theta_3 = theta_3(2:end-1);
        Theta_3 = repmat(theta_3,m_PM+1,1);
        Theta_3mag = repmat(theta_3,size(r_m,2),1);
        B_r2 = sigma.*Amp_m_r_m*cos(n'.*Theta_2);
        B_theta2 = sign(R_m-R_w)*sigma.*(Amp_m_theta_m)*sin(n'.*Theta_2);
        B_r3 = sigma.*Amp_m_r_m*cos(n'.*Theta_3);
        B_theta3 = sign(R_m-R_w)*sigma.*(Amp_m_theta_m)*sin(n'.*Theta_3);

        B_mag_2 = B_r2.*cos(Theta_2mag+pi/(2*p)+pi/2)+B_theta2.*sin(Theta_2mag+pi/(2*p)+pi/2);
        B_mag_3 = B_r3.*cos(Theta_3mag-pi/(2*p)-pi/2)+B_theta3.*sin(Theta_3mag-pi/(2*p)-pi/2);
        
        B_dem_2 = B_knee - B_mag_2;
%         B_dem_2 = B_knee - B_mag_2(2:end-1,2:end-1);
        B_dem_2(B_dem_2 <= 0) = 0;
        B_dem_3 = B_knee - B_mag_3;
%         B_dem_3 = B_knee - B_mag_3(2:end-1,2:end-1);
        B_dem_3(B_dem_3 <= 0) = 0;
        
        Vol_demag2 = nnz(B_dem_2)*Vol_mag2/numel(B_dem_2);
        Vol_demag3 = nnz(B_dem_3)*Vol_mag3/numel(B_dem_3);
        Vol_dem = Vol_dem + Vol_demag2 + Vol_demag3;
        Vol_mag = Vol_mag + Vol_mag2 + Vol_mag3;

        Vol_el_2 = Vol_mag2/numel(B_mag_2);
%         Weighted_vol_demag_perc_2 = nnz(B_dem_2)/numel(B_dem_2)*sum(sum(B_dem_2./B_r*mu_r/mu_rc))*100;
%         Weighted_vol_demag_perc_3 = nnz(B_dem_3)/numel(B_dem_3)*sum(sum(B_dem_3./B_r*mu_r/mu_rc))*100;
        Weighted_vol_demag_perc_2 = sum(sum((B_dem_2 > 0).*(B_dem_2*mu_r/mu_rc)./B_r))/numel(B_dem_2)*100;
        Weighted_vol_demag_perc_3 = sum(sum((B_dem_3 > 0).*(B_dem_3*mu_r/mu_rc)./B_r))/numel(B_dem_3)*100;
        
        Weight = [Weight B_dem_2./B_knee*Vol_el_2 B_dem_3./B_knee*Vol_el_2];
        
        [r_m2,t_m2] = meshgrid(r_m,theta_2);
        [r_m3,t_m3] = meshgrid(r_m,theta_3);
        x_m2 = r_m2.*sin(t_m2);
        y_m2 = r_m2.*cos(t_m2);
        x_m3 = r_m3.*sin(t_m3);
        y_m3 = r_m3.*cos(t_m3);
    end
    
    if Halbach_1>=3
        
    
        Vol_mag4 = 1/2*(alpha_p1-alpha_p)*pi*abs(R_m^2-R_r^2)/(2*p);
        Vol_mag5 = Vol_mag4;
        theta_4 = linspace(-alpha_p1*pi/(2*p),-alpha_p*pi/(2*p),1000);
        Theta_4 = repmat(theta_4,m_PM+1,1);
        Theta_4mag = repmat(theta_4,size(r_m,2),1);
        theta_5 = linspace(alpha_p*pi/(2*p),alpha_p1*pi/(2*p),1000);
        Theta_5= repmat(theta_5,m_PM+1,1);
        Theta_5mag = repmat(theta_5,size(r_m,2),1);
        B_r4 = sigma.*Amp_m_r_m*cos(n'.*Theta_4);
        B_theta4 = -sigma.*(Amp_m_theta_m)*sin(n'.*Theta_4);
        B_r5 = sigma.*Amp_m_r_m*cos(n'.*Theta_5);
        B_theta5 = -sigma.*(Amp_m_theta_m)*sin(n'.*Theta_5);

        B_mag_4 = B_r4.*cos(Theta_4mag+pi/(2*p)+pi/2-theta_m_side-delta_m)+B_theta4.*sin(Theta_4mag+pi/(2*p)+pi/2-theta_m_side-delta_m);
        B_mag_5 = B_r5.*cos(Theta_5mag-pi/(2*p)-pi/2+theta_m_side+delta_m)+B_theta5.*sin(Theta_5mag-pi/(2*p)-pi/2+theta_m_side+delta_m);
        
        B_dem_4 = B_knee - B_mag_4;
        B_dem_4(B_dem_4 <= 0) = 0;
        B_dem_5 = B_knee - B_mag_5;
        B_dem_5(B_dem_5 <= 0) = 0;
        
        Vol_demag4 = nnz(B_dem_4)*Vol_mag4/numel(B_dem_4);
        Vol_demag5 = nnz(B_dem_5)*Vol_mag5/numel(B_dem_5);
        Vol_dem = Vol_dem + Vol_demag4 + Vol_demag5;
        Vol_mag = Vol_mag + Vol_mag4 + Vol_mag5;
        
        Weight = [Weight B_dem_4./B_knee B_dem_5./B_knee];
        
        [r_m4,t_m4] = meshgrid(r_m,theta_4);
        [r_m5,t_m5] = meshgrid(r_m,theta_5);
        x_m4 = r_m4.*sin(t_m4);
        y_m4 = r_m4.*cos(t_m4);
        x_m5 = r_m5.*sin(t_m5);
        y_m5 = r_m5.*cos(t_m5);

    end
    
    if Halbach_1==5
        
        Vol_mag6 = 1/2*(1-alpha_p1)*pi*abs(R_m^2-R_r^2)/(2*p);
        Vol_mag7 = Vol_mag6;
        theta_6 = linspace(-pi/(2*p),-alpha_p1*pi/(2*p),1000);
        Theta_6 = repmat(theta_6,m_PM+1,1);
        Theta_6mag = repmat(theta_6,size(r_m,2),1);
        theta_7 = linspace(alpha_p1*pi/(2*p),pi/(2*p),1000);
        Theta_7 = repmat(theta_7,m_PM+1,1);
        Theta_7mag = repmat(theta_7,size(r_m,2),1);
        B_r6 = sigma.*Amp_m_r_m*cos(n'.*Theta_6);
        B_theta6 = -sigma.*(Amp_m_theta_m)*sin(n'.*Theta_6);
        B_r7 = sigma.*Amp_m_r_m*cos(n'.*Theta_7);
        B_theta7 = -sigma.*(Amp_m_theta_m)*sin(n'.*Theta_7);

        B_mag_6 = B_r6.*sin(Theta_6mag+theta_m_end+delta_m1)+B_theta6.*cos(Theta_6mag+theta_m_end+delta_m1);
        B_mag_7 = -B_r7.*sin(Theta_7mag-theta_m_end-delta_m1)-B_theta7.*cos(Theta_7mag-theta_m_end-delta_m1);
        
        B_dem_6 = B_knee - B_mag_6;
        B_dem_6(B_dem_6 <= 0) = 0;
        B_dem_7 = B_knee - B_mag_7;
        B_dem_7(B_dem_7 <= 0) = 0;
        
        Vol_demag6 = nnz(B_dem_6)*Vol_mag6/numel(B_dem_6);
        Vol_demag7 = nnz(B_dem_7)*Vol_mag7/numel(B_dem_7);
        Vol_dem = Vol_dem + Vol_demag6 + Vol_demag7;
        Vol_mag = Vol_mag + Vol_mag6 + Vol_mag7;
        
        Weight = [Weight B_dem_6./B_knee B_dem_7./B_knee];
        
        
        [r_m6,t_m6] = meshgrid(r_m,theta_6);
        [r_m7,t_m7] = meshgrid(r_m,theta_7);
        x_m6 = r_m6.*sin(t_m6);
        y_m6 = r_m6.*cos(t_m6);
        x_m7 = r_m7.*sin(t_m7);
        y_m7 = r_m7.*cos(t_m7);
        
    end
    
    
Perc_demag = Vol_dem/Vol_mag*100;
Weighted_Perc_demag = sum(sum(Weight))/Vol_mag*100;
        
        
% Create polar data
[r,t] = meshgrid(r,theta);
[r_m,t_m] = meshgrid(r_m,theta);
[r_s,t_s] = meshgrid(r_s,theta);
[r_ext,t_ext] = meshgrid(r_ext,theta);
x = r.*sin(t);
y = r.*cos(t);
% h = polar(x,y);
x_m = r_m.*sin(t_m);
y_m = r_m.*cos(t_m);
x_s = r_s.*sin(t_s);
y_s = r_s.*cos(t_s);
x_ext = r_ext.*sin(t_ext);
y_ext = r_ext.*cos(t_ext);

Levels = linspace(min([min(min(Az_m)) min(min(A_z)) min(min(Az_S_m)) min(min(Az_I_m))]),max([max(max(Az_m)) max(max(A_z)) max(max(Az_S_m)) max(max(Az_I_m))]),30);


figure;
hold on;
if alpha_p~=0
contourf(x_m1,y_m1,B_mag_1',linspace(-4,4,100),'LineColor','none');
end
if  mod(Halbach_1,2)==0
contourf(x_m2,y_m2,B_mag_2',linspace(-4,4,100),'LineColor','none');
contourf(x_m3,y_m3,B_mag_3',linspace(-4,4,100),'LineColor','none');
end
if Halbach_1>=3
contourf(x_m4,y_m4,B_mag_4',linspace(-4,4,100),'LineColor','none');
contourf(x_m5,y_m5,B_mag_5',linspace(-4,4,100),'LineColor','none');
end
if Halbach_1==5
contourf(x_m6,y_m6,B_mag_6',linspace(-4,4,100),'LineColor','none');
contourf(x_m7,y_m7,B_mag_7',linspace(-4,4,100),'LineColor','none');
end
contour(x, y,A_z',Levels,'LineColor','k','linewidth',2)  
contour(x_m, y_m,Az_m',Levels,'LineColor','k','linewidth',2) %Create contour plots in polar coordinates onto polar chart
contour(x_s, y_s,Az_S_m',Levels,'LineColor','k','linewidth',2) %Create contour plots in polar coordinates onto polar chart
contour(x_ext, y_ext,Az_I_m',Levels,'LineColor','k','linewidth',2)
% Circumferential boundaries
plot(R_ie*sin(linspace(theta(1),theta(end),100)),R_ie*cos(linspace(theta(1),theta(end),100)),'linewidth',0.8,'color','k');
plot(R_r*sin(linspace(theta(1),theta(end),100)),R_r*cos(linspace(theta(1),theta(end),100)),'linewidth',0.8,'color','k');
plot(R_m*sin(linspace(theta(1),theta(end),100)),R_m*cos(linspace(theta(1),theta(end),100)),'linewidth',0.8,'color','k');
plot(R_s*sin(linspace(theta(1),theta(end),100)),R_s*cos(linspace(theta(1),theta(end),100)),'linewidth',0.8,'color','k');
plot(R_se*sin(linspace(theta(1),theta(end),100)),R_se*cos(linspace(theta(1),theta(end),100)),'linewidth',0.8,'color','k');
plot([R_r*sin(theta(1)+(1-alpha_p)*pi/(2*p):pi/(p):theta(end));R_m*sin(theta(1)+(1-alpha_p)*pi/(2*p):pi/(p):theta(end))],[R_r*cos(theta(1)+(1-alpha_p)*pi/(2*p):pi/(p):theta(end));R_m*cos(theta(1)+(1-alpha_p)*pi/(2*p):pi/(p):theta(end))],'linewidth',0.8,'color','k');
plot([R_r*sin(theta(1)+(1+alpha_p)*pi/(2*p):pi/(p):theta(end));R_m*sin(theta(1)+(1+alpha_p)*pi/(2*p):pi/(p):theta(end))],[R_r*cos(theta(1)+(1+alpha_p)*pi/(2*p):pi/(p):theta(end));R_m*cos(theta(1)+(1+alpha_p)*pi/(2*p):pi/(p):theta(end))],'linewidth',0.8,'color','k');
plot([R_r*sin(theta(1)+(1-alpha_p1)*pi/(2*p):pi/(p):theta(end));R_m*sin(theta(1)+(1-alpha_p1)*pi/(2*p):pi/(p):theta(end))],[R_r*cos(theta(1)+(1-alpha_p1)*pi/(2*p):pi/(p):theta(end));R_m*cos(theta(1)+(1-alpha_p1)*pi/(2*p):pi/(p):theta(end))],'linewidth',0.8,'color','k');
plot([R_r*sin(theta(1)+(1+alpha_p1)*pi/(2*p):pi/(p):theta(end));R_m*sin(theta(1)+(1+alpha_p1)*pi/(2*p):pi/(p):theta(end))],[R_r*cos(theta(1)+(1+alpha_p1)*pi/(2*p):pi/(p):theta(end));R_m*cos(theta(1)+(1+alpha_p1)*pi/(2*p):pi/(p):theta(end))],'linewidth',0.8,'color','k');
plot(R_s*sin(linspace(theta(1),theta(end),100)),R_s*cos(linspace(theta(1),theta(end),100)),'linewidth',0.8,'color','k');
plot(R_w*sin(linspace(theta(1),theta(end),100)),R_w*cos(linspace(theta(1),theta(end),100)),'linewidth',0.8,'color','k');
plot(R_wi*sin(linspace(theta(1),theta(end),100)),R_wi*cos(linspace(theta(1),theta(end),100)),'linewidth',0.8,'color','k');
plot([R_wi*sin(theta(1)+pi/(6*p):pi/(3*p):theta(end)-pi/(6*p));R_w*sin(theta(1)+pi/(6*p):pi/(3*p):theta(end)-pi/(6*p))],[R_wi*cos(theta(1)+pi/(6*p):pi/(3*p):theta(end)-pi/(6*p));R_w*cos(theta(1)+pi/(6*p):pi/(3*p):theta(end)-pi/(6*p))],'linewidth',0.8,'color','k');
set(gca,'visible','off');
colormap(jet)
c = colorbar;
c.Label.String = 'Flux density norm [T]';
caxis([0 1])
axis off
axis image
title('Resulting flux density map along the magnetization direction')


figure;
hold on;
if alpha_p~=0
contourf(x_m1,y_m1,B_dem_1',linspace(0,B_knee,100),'LineColor','none');
end
if  mod(Halbach_1,2)==0
contourf(x_m2,y_m2,B_dem_2',linspace(0,B_knee,100),'LineColor','none');
contourf(x_m3,y_m3,B_dem_3',linspace(0,B_knee,100),'LineColor','none');
end
if Halbach_1>=3
contourf(x_m4,y_m4,B_dem_4',linspace(0,B_knee,100),'LineColor','none');
contourf(x_m5,y_m5,B_dem_5',linspace(0,B_knee,100),'LineColor','none');
end
if Halbach_1==5
contourf(x_m6,y_m6,B_dem_6',linspace(0,B_knee,100),'LineColor','none');
contourf(x_m7,y_m7,B_dem_7',linspace(0,B_knee,100),'LineColor','none');
end
contour(x, y,A_z',Levels,'LineColor','k','linewidth',2)  
contour(x_m, y_m,Az_m',Levels,'LineColor','k','linewidth',2) %Create contour plots in polar coordinates onto polar chart
contour(x_s, y_s,Az_S_m',Levels,'LineColor','k','linewidth',2) %Create contour plots in polar coordinates onto polar chart
contour(x_ext, y_ext,Az_I_m',Levels,'LineColor','k','linewidth',2)
% Circumferential boundaries
plot(R_ie*sin(linspace(theta(1),theta(end),100)),R_ie*cos(linspace(theta(1),theta(end),100)),'linewidth',0.8,'color','k');
plot(R_r*sin(linspace(theta(1),theta(end),100)),R_r*cos(linspace(theta(1),theta(end),100)),'linewidth',0.8,'color','k');
plot(R_m*sin(linspace(theta(1),theta(end),100)),R_m*cos(linspace(theta(1),theta(end),100)),'linewidth',0.8,'color','k');
plot(R_s*sin(linspace(theta(1),theta(end),100)),R_s*cos(linspace(theta(1),theta(end),100)),'linewidth',0.8,'color','k');
plot(R_se*sin(linspace(theta(1),theta(end),100)),R_se*cos(linspace(theta(1),theta(end),100)),'linewidth',0.8,'color','k');
plot([R_r*sin(theta(1)+(1-alpha_p)*pi/(2*p):pi/(p):theta(end));R_m*sin(theta(1)+(1-alpha_p)*pi/(2*p):pi/(p):theta(end))],[R_r*cos(theta(1)+(1-alpha_p)*pi/(2*p):pi/(p):theta(end));R_m*cos(theta(1)+(1-alpha_p)*pi/(2*p):pi/(p):theta(end))],'linewidth',0.8,'color','k');
plot([R_r*sin(theta(1)+(1+alpha_p)*pi/(2*p):pi/(p):theta(end));R_m*sin(theta(1)+(1+alpha_p)*pi/(2*p):pi/(p):theta(end))],[R_r*cos(theta(1)+(1+alpha_p)*pi/(2*p):pi/(p):theta(end));R_m*cos(theta(1)+(1+alpha_p)*pi/(2*p):pi/(p):theta(end))],'linewidth',0.8,'color','k');
plot([R_r*sin(theta(1)+(1-alpha_p1)*pi/(2*p):pi/(p):theta(end));R_m*sin(theta(1)+(1-alpha_p1)*pi/(2*p):pi/(p):theta(end))],[R_r*cos(theta(1)+(1-alpha_p1)*pi/(2*p):pi/(p):theta(end));R_m*cos(theta(1)+(1-alpha_p1)*pi/(2*p):pi/(p):theta(end))],'linewidth',0.8,'color','k');
plot([R_r*sin(theta(1)+(1+alpha_p1)*pi/(2*p):pi/(p):theta(end));R_m*sin(theta(1)+(1+alpha_p1)*pi/(2*p):pi/(p):theta(end))],[R_r*cos(theta(1)+(1+alpha_p1)*pi/(2*p):pi/(p):theta(end));R_m*cos(theta(1)+(1+alpha_p1)*pi/(2*p):pi/(p):theta(end))],'linewidth',0.8,'color','k');
plot(R_s*sin(linspace(theta(1),theta(end),100)),R_s*cos(linspace(theta(1),theta(end),100)),'linewidth',0.8,'color','k');
plot(R_w*sin(linspace(theta(1),theta(end),100)),R_w*cos(linspace(theta(1),theta(end),100)),'linewidth',0.8,'color','k');
plot(R_wi*sin(linspace(theta(1),theta(end),100)),R_wi*cos(linspace(theta(1),theta(end),100)),'linewidth',0.8,'color','k');
plot([R_wi*sin(theta(1)+pi/(6*p):pi/(3*p):theta(end)-pi/(6*p));R_w*sin(theta(1)+pi/(6*p):pi/(3*p):theta(end)-pi/(6*p))],[R_wi*cos(theta(1)+pi/(6*p):pi/(3*p):theta(end)-pi/(6*p));R_w*cos(theta(1)+pi/(6*p):pi/(3*p):theta(end)-pi/(6*p))],'linewidth',0.8,'color','k');
set(gca,'visible','off');
colormap(flipud(gray))
% c = colorbar;
% c.Label.String = 'Flux density norm [T]';
caxis([0 B_knee])
axis off
axis image
title(['Demagnetization map (',num2str(Perc_demag),'% of the PM volume)'])
end

if alpha_p == 0
    
    Vol_mag1 = pi/2*abs(R_m^2-R_r^2)/(2*p);
    Vol_mag2 = Vol_mag1; 
    theta_1 = linspace(-pi/(2*p),0,1000);
    theta_1 = theta_1(1:end-1);
    Theta_1 = repmat(theta_1,m_PM+1,1);
    Theta_1mag = repmat(theta_1,size(r_m,2),1);
    theta_2 = linspace(0,pi/(2*p),1000);
    theta_2 = theta_2(1:end-1);
    Theta_2 = repmat(theta_2,m_PM+1,1);
    Theta_2mag = repmat(theta_2,size(r_m,2),1);
    B_r1 = sigma.*Amp_m_r_m*cos(n'.*Theta_1);
    B_theta1 = -sigma.*(Amp_m_theta_m)*sin(n'.*Theta_1);
    B_r2 = sigma.*Amp_m_r_m*cos(n'.*Theta_2);
    B_theta2 = -sigma.*(Amp_m_theta_m)*sin(n'.*Theta_2);
    
    B_mag_1 = B_r1.*sin(Theta_1mag+theta_m_side+delta_m)+B_theta1.*cos(Theta_1mag+theta_m_side+delta_m);
    B_mag_2 = -B_r2.*sin(Theta_2mag-theta_m_side-delta_m)-B_theta2.*cos(Theta_2mag-theta_m_side-delta_m);
    
    B_dem_1 = B_knee - B_mag_1;
    B_dem_1(B_dem_1 <= 0) = 0;
    
    B_dem_2 = B_knee - B_mag_2;
    B_dem_2(B_dem_2 <= 0) = 0;
    
    Vol_demag1 = nnz(B_dem_1)*Vol_mag1/numel(B_dem_1);
    Vol_demag2 = nnz(B_dem_2)*Vol_mag2/numel(B_dem_2);
    Vol_dem =  Vol_demag1 + Vol_demag2;
    Vol_mag = Vol_mag1 + Vol_mag2;
    Perc_demag = (nnz(B_dem_1)+nnz(B_dem_2))/(numel(B_dem_1)+numel(B_dem_1))*100;
    
    % Create polar data
        
[r,t] = meshgrid(r,theta);
[r_m1,t_m1] = meshgrid(r_m,theta_1);
[r_m2,t_m2] = meshgrid(r_m,theta_2);
[r_m,t_m] = meshgrid(r_m,theta);
[r_s,t_s] = meshgrid(r_s,theta);
[r_ext,t_ext] = meshgrid(r_ext,theta);
x = r.*sin(t);
y = r.*cos(t);
h = polar(x,y);
x_m = r_m.*sin(t_m);
y_m = r_m.*cos(t_m);
x_m1 = r_m1.*sin(t_m1);
y_m1 = r_m1.*cos(t_m1);
x_m2 = r_m2.*sin(t_m2);
y_m2 = r_m2.*cos(t_m2);
x_s = r_s.*sin(t_s);
y_s = r_s.*cos(t_s);
x_ext = r_ext.*sin(t_ext);
y_ext = r_ext.*cos(t_ext);
Levels = linspace(min([min(min(Az_m)) min(min(A_z)) min(min(Az_S_m)) min(min(Az_I_m))]),max([max(max(Az_m)) max(max(A_z)) max(max(Az_S_m)) max(max(Az_I_m))]),30);


figure;
hold on;
contourf(x_m1,y_m1,B_mag_1',linspace(-4,4,1000),'LineColor','none');
contourf(x_m2,y_m2,B_mag_2',linspace(-4,4,1000),'LineColor','none');
contour(x, y,A_z',Levels,'LineColor','k','linewidth',2)  
contour(x_m, y_m,Az_m',Levels,'LineColor','k','linewidth',2) %Create contour plots in polar coordinates onto polar chart
plot(R_r*sin(linspace(theta(1),theta(end),100)),R_r*cos(linspace(theta(1),theta(end),100)),'linewidth',0.8,'color','k');
plot(R_m*sin(linspace(theta(1),theta(end),100)),R_m*cos(linspace(theta(1),theta(end),100)),'linewidth',0.8,'color','k');
plot([R_r*sin(theta(1)+(1-alpha_p)*pi/(2*p):pi/(p):theta(end));R_m*sin(theta(1)+(1-alpha_p)*pi/(2*p):pi/(p):theta(end))],[R_r*cos(theta(1)+(1-alpha_p)*pi/(2*p):pi/(p):theta(end));R_m*cos(theta(1)+(1-alpha_p)*pi/(2*p):pi/(p):theta(end))],'linewidth',0.8,'color','k');
plot([R_r*sin(theta(1)+(1+alpha_p)*pi/(2*p):pi/(p):theta(end));R_m*sin(theta(1)+(1+alpha_p)*pi/(2*p):pi/(p):theta(end))],[R_r*cos(theta(1)+(1+alpha_p)*pi/(2*p):pi/(p):theta(end));R_m*cos(theta(1)+(1+alpha_p)*pi/(2*p):pi/(p):theta(end))],'linewidth',0.8,'color','k');
plot([R_r*sin(theta(1)+(1-alpha_p1)*pi/(2*p):pi/(p):theta(end));R_m*sin(theta(1)+(1-alpha_p1)*pi/(2*p):pi/(p):theta(end))],[R_r*cos(theta(1)+(1-alpha_p1)*pi/(2*p):pi/(p):theta(end));R_m*cos(theta(1)+(1-alpha_p1)*pi/(2*p):pi/(p):theta(end))],'linewidth',0.8,'color','k');
plot([R_r*sin(theta(1)+(1+alpha_p1)*pi/(2*p):pi/(p):theta(end));R_m*sin(theta(1)+(1+alpha_p1)*pi/(2*p):pi/(p):theta(end))],[R_r*cos(theta(1)+(1+alpha_p1)*pi/(2*p):pi/(p):theta(end));R_m*cos(theta(1)+(1+alpha_p1)*pi/(2*p):pi/(p):theta(end))],'linewidth',0.8,'color','k');
plot(R_s*sin(linspace(theta(1),theta(end),100)),R_s*cos(linspace(theta(1),theta(end),100)),'linewidth',0.8,'color','k');
plot(R_w*sin(linspace(theta(1),theta(end),100)),R_w*cos(linspace(theta(1),theta(end),100)),'linewidth',0.8,'color','k');
plot(R_wi*sin(linspace(theta(1),theta(end),100)),R_wi*cos(linspace(theta(1),theta(end),100)),'linewidth',0.8,'color','k');
plot([R_wi*sin(theta(1)+pi/(6*p):pi/(3*p):theta(end)-pi/(6*p));R_w*sin(theta(1)+pi/(6*p):pi/(3*p):theta(end)-pi/(6*p))],[R_wi*cos(theta(1)+pi/(6*p):pi/(3*p):theta(end)-pi/(6*p));R_w*cos(theta(1)+pi/(6*p):pi/(3*p):theta(end)-pi/(6*p))],'linewidth',0.8,'color','k');
set(gca,'visible','off');
colormap(jet)
c = colorbar;
c.Label.String = 'Flux density norm [T]';
caxis([0 1])
axis off
axis image
title('Resulting flux density map along the magnetization direction')

% saveas(gcf,'Magnetization_oriented_field_special_Halbach.pdf','pdf')



figure;
hold on;
contourf(x_m1,y_m1,B_dem_1',linspace(0,B_knee,200),'LineColor','none');
contourf(x_m2,y_m2,B_dem_2',linspace(0,B_knee,200),'LineColor','none');
contour(x, y,A_z',Levels,'LineColor','k','linewidth',2)  
contour(x_m, y_m,Az_m',Levels,'LineColor','k','linewidth',2) %Create contour plots in polar coordinates onto polar chart
plot(R_r*sin(linspace(theta(1),theta(end),100)),R_r*cos(linspace(theta(1),theta(end),100)),'linewidth',0.8,'color','k');
plot(R_m*sin(linspace(theta(1),theta(end),100)),R_m*cos(linspace(theta(1),theta(end),100)),'linewidth',0.8,'color','k');
plot([R_r*sin(theta(1)+(1-alpha_p)*pi/(2*p):pi/(p):theta(end));R_m*sin(theta(1)+(1-alpha_p)*pi/(2*p):pi/(p):theta(end))],[R_r*cos(theta(1)+(1-alpha_p)*pi/(2*p):pi/(p):theta(end));R_m*cos(theta(1)+(1-alpha_p)*pi/(2*p):pi/(p):theta(end))],'linewidth',0.8,'color','k');
plot([R_r*sin(theta(1)+(1+alpha_p)*pi/(2*p):pi/(p):theta(end));R_m*sin(theta(1)+(1+alpha_p)*pi/(2*p):pi/(p):theta(end))],[R_r*cos(theta(1)+(1+alpha_p)*pi/(2*p):pi/(p):theta(end));R_m*cos(theta(1)+(1+alpha_p)*pi/(2*p):pi/(p):theta(end))],'linewidth',0.8,'color','k');
plot([R_r*sin(theta(1)+(1-alpha_p1)*pi/(2*p):pi/(p):theta(end));R_m*sin(theta(1)+(1-alpha_p1)*pi/(2*p):pi/(p):theta(end))],[R_r*cos(theta(1)+(1-alpha_p1)*pi/(2*p):pi/(p):theta(end));R_m*cos(theta(1)+(1-alpha_p1)*pi/(2*p):pi/(p):theta(end))],'linewidth',0.8,'color','k');
plot([R_r*sin(theta(1)+(1+alpha_p1)*pi/(2*p):pi/(p):theta(end));R_m*sin(theta(1)+(1+alpha_p1)*pi/(2*p):pi/(p):theta(end))],[R_r*cos(theta(1)+(1+alpha_p1)*pi/(2*p):pi/(p):theta(end));R_m*cos(theta(1)+(1+alpha_p1)*pi/(2*p):pi/(p):theta(end))],'linewidth',0.8,'color','k');
plot(R_s*sin(linspace(theta(1),theta(end),100)),R_s*cos(linspace(theta(1),theta(end),100)),'linewidth',0.8,'color','k');
plot(R_w*sin(linspace(theta(1),theta(end),100)),R_w*cos(linspace(theta(1),theta(end),100)),'linewidth',0.8,'color','k');
plot(R_wi*sin(linspace(theta(1),theta(end),100)),R_wi*cos(linspace(theta(1),theta(end),100)),'linewidth',0.8,'color','k');
plot([R_wi*sin(theta(1)+pi/(6*p):pi/(3*p):theta(end)-pi/(6*p));R_w*sin(theta(1)+pi/(6*p):pi/(3*p):theta(end)-pi/(6*p))],[R_wi*cos(theta(1)+pi/(6*p):pi/(3*p):theta(end)-pi/(6*p));R_w*cos(theta(1)+pi/(6*p):pi/(3*p):theta(end)-pi/(6*p))],'linewidth',0.8,'color','k');
set(gca,'visible','off');
colormap(flipud(gray))
% c = colorbar;
% c.Label.String = 'Flux density norm [T]';
caxis([0 B_knee])
axis off
axis image
title(['Demagnetization map (',num2str(Perc_demag),'% of the PM volume)'])

% saveas(gcf,'Demagnetization_special_Halbach.pdf','pdf') 



    
end
